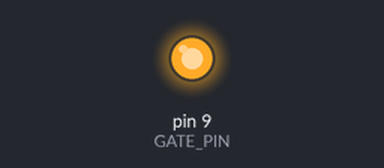
Simulated run of this sketch. Board: Arduino Uno, built with avr-gcc and run on an emulated ATmega328P. On the bench: output pins drawn as LEDs (lit = HIGH). What the sketch prints to the serial monitor is not drawn.

Above: at 0.05 s.
At 1.5 s:
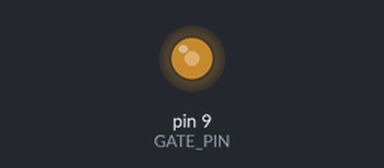
At 3.0 s:
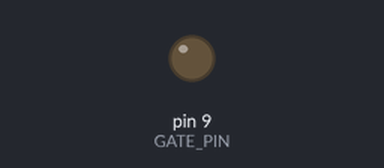
Timing chart, 0 to 6.9 s (numbered marks = the images above):
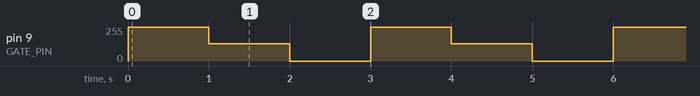

The sketch:

arduino.ino
```cpp
// IRLZ44N N-channel MOSFET as low-side switch — load between +V and drain, source to GND
#define GATE_PIN 9  // PWM ok for speed control

void setup() {
  Serial.begin(9600);
  pinMode(GATE_PIN, OUTPUT);
  digitalWrite(GATE_PIN, LOW);
  Serial.println("IRLZ44N MOSFET Ready");
}

void loop() {
  analogWrite(GATE_PIN, 255);
  delay(1000);

  analogWrite(GATE_PIN, 128);
  delay(1000);

  analogWrite(GATE_PIN, 0);
  delay(1000);
}
```

Measured:
- by itself, pin 9 (GATE_PIN): repeats every 3.0 s: 128/255 1.0 s, 0/255 1.0 s, 255/255 1.0 s
